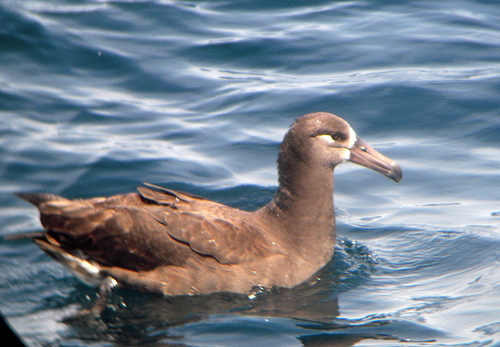
#> input picture data/raw/001.Black_footed_Albatross/Black_Footed_Albatross_0002_55.jpg, 500 x 347 px, found by its file name; its folder holds only this picture in this run
$ python preprocesare.py
#> lines starting #> are read from the running program, lines starting #| are printed output that depends on the picture
import os
import random
from PIL import Image

# folders
RAW = "data/raw"
TRAIN = "data/train"
VAL = "data/validation"

# image settings
SIZE = (224, 224)
VAL_RATIO = 0.2
EX = (".jpg", ".jpeg", ".png", ".webp", ".jfif", ".bmp", ".tiff")

print("preprocessing script running...")

def save_img(in_path, out_path):
    os.makedirs(os.path.dirname(out_path), exist_ok=True)
    img = Image.open(in_path).convert("RGB")
#> img is the input picture: PIL image 500x347 RGB; mean R, G, B 119.8, 131.5, 144.5
    img = img.resize(SIZE)
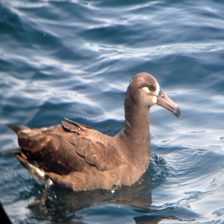
#> img: PIL image 224x224 RGB; mean R, G, B 119.8, 131.5, 144.5
    img.save(out_path)

def main():
    print("raw =", os.path.abspath(RAW))
    classes = os.listdir(RAW)
    print("found classes:", classes)

    for cls in classes:
        p = os.path.join(RAW, cls)
        if not os.path.isdir(p):
            continue

        imgs = [f for f in os.listdir(p) if f.lower().endswith(EX)]
        print(f"{cls}: {len(imgs)} imgs")

        if len(imgs) == 0:
            print(" -> skip")
            continue

        random.shuffle(imgs)
        cut = int(len(imgs) * (1 - VAL_RATIO))
        tr = imgs[:cut]
        val = imgs[cut:]

        print(f"  train: {len(tr)}, val: {len(val)}")

        for x in tr:
            save_img(os.path.join(p, x), os.path.join(TRAIN, cls, x))
        for x in val:
            save_img(os.path.join(p, x), os.path.join(VAL, cls, x))
#> pass 2 of the loop in main, `for cls in classes:`:
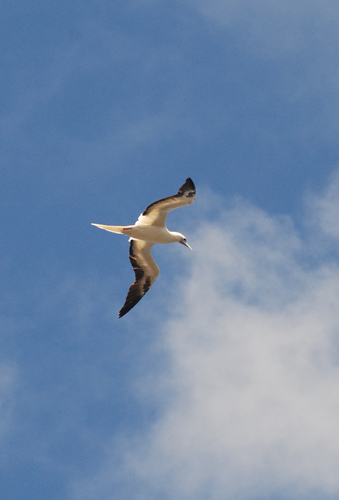
#> input picture data/raw/002.Laysan_Albatross/Laysan_Albatross_0001_545.jpg, 339 x 500 px, found by its file name
#> in save_img, img is the input picture: PIL image 339x500 RGB; mean R, G, B 112.8, 137.6, 170.2
#> in save_img (call 2), `img = img.resize(SIZE)`:
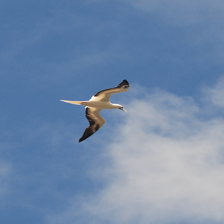
#> img: PIL image 224x224 RGB; mean R, G, B 112.8, 137.6, 170.2

    print("done.")

main()
